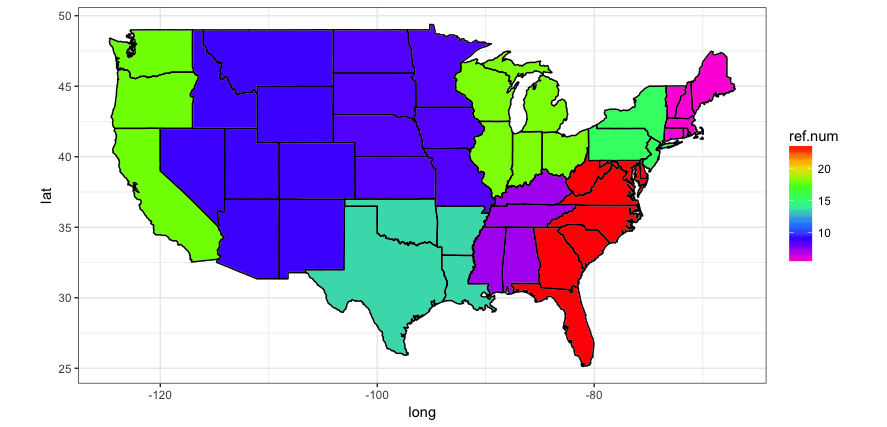

Write R code to recreate this figure.
library(ggplot2)
library(ggmap)
library(maps)
library(mapdata)

states <- map_data("state")

colnames(states) = c("long","lat","group","order","region","ref.num") 
states$ref.num=as.numeric(levels(states$ref.num))[states$ref.num]

for(x in 1:15537){
  if(states$region[x] %in% c("connecticut", "maine", "massachusetts", "new hampshire", "rhode island", "vermont")){
    states$ref.num[x] = 5.6
  } else if (states$region[x] %in% c("new jersey", "new york", "pennsylvania")){
    states$ref.num[x] = 15.4
  } else if (states$region[x] %in% c("illinois", "indiana", "michigan", "ohio",  "wisconsin")){
    states$ref.num[x] = 18.1
  } else if (states$region[x] %in% c("iowa", "kansas", "minnesota", "missouri", "nebraska", "north dakota",  "south dakota")){
    states$ref.num[x] = 8.3
  } else if (states$region[x] %in% c("delaware", "florida", "georgia", "maryland", "north carolina", "south carolina", "virginia", "district of columbia" , "west virginia")){
    states$ref.num[x] = 23.3
  } else if (states$region[x] %in% c("alabama", "kentucky", "mississippi", "tennessee")){
    states$ref.num[x] = 7.2
  } else if (states$region[x] %in% c("arkansas", "louisiana", "oklahoma","texas")){
    states$ref.num[x] = 13.5
  } else if (states$region[x] %in% c("arizona", "colorado", "idaho", "montana", "nevada", "new mexico", "utah","wyoming")){
    states$ref.num[x] = 8.5
  } else if (states$region[x] %in% c("alaska", "california", "hawaii", "oregon", "washington")){
    states$ref.num[x] = 17.9
  }
}



ggplot(data = states) + 
  geom_polygon(aes(x = long, y = lat, fill = ref.num, group = group), color = "white") + 
  coord_fixed(1.3) +
  guides(fill=FALSE)

#########
state_base = ggplot(data = states, mapping = aes(x = long, y = lat, group = group)) + 
  coord_fixed(1.3) +
  geom_polygon(color = "black", fill = "gray")

state_bb2 = state_base +  geom_polygon(data = states, aes(fill = ref.num), color = "white") +
  geom_polygon(color = "black", fill = NA) +
  theme_bw()+ scale_fill_gradientn(colours = rev(rainbow(7)), breaks = c(5, 10, 15, 20, 25, 30))
state_bb2
  
